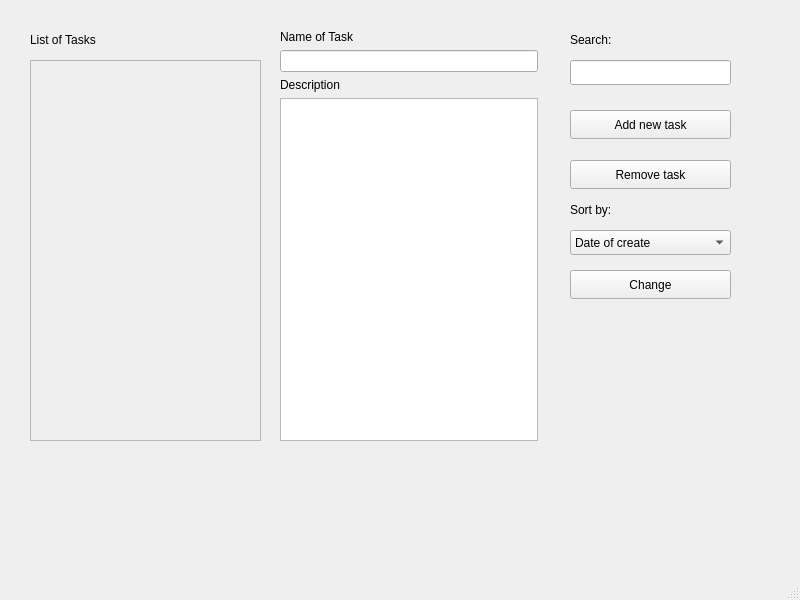
<?xml version="1.0" encoding="UTF-8"?>
<ui version="4.0">
 <class>MainWindow</class>
 <widget class="QMainWindow" name="MainWindow">
  <property name="geometry">
   <rect>
    <x>0</x>
    <y>0</y>
    <width>800</width>
    <height>600</height>
   </rect>
  </property>
  <property name="windowTitle">
   <string>MainWindow</string>
  </property>
  <widget class="QWidget" name="centralwidget">
   <widget class="QScrollArea" name="scrollArea">
    <property name="geometry">
     <rect>
      <x>30</x>
      <y>60</y>
      <width>231</width>
      <height>381</height>
     </rect>
    </property>
    <property name="widgetResizable">
     <bool>true</bool>
    </property>
    <widget class="QWidget" name="scrollAreaWidgetContents">
     <property name="geometry">
      <rect>
       <x>0</x>
       <y>0</y>
       <width>229</width>
       <height>379</height>
      </rect>
     </property>
    </widget>
   </widget>
   <widget class="QLabel" name="label_3">
    <property name="geometry">
     <rect>
      <x>30</x>
      <y>30</y>
      <width>141</width>
      <height>20</height>
     </rect>
    </property>
    <property name="text">
     <string>List of Tasks</string>
    </property>
   </widget>
   <widget class="QPushButton" name="AddNewTaskPushButton">
    <property name="geometry">
     <rect>
      <x>570</x>
      <y>110</y>
      <width>161</width>
      <height>29</height>
     </rect>
    </property>
    <property name="text">
     <string>Add new task</string>
    </property>
   </widget>
   <widget class="QPushButton" name="RemoveTaskPushButton">
    <property name="geometry">
     <rect>
      <x>570</x>
      <y>160</y>
      <width>161</width>
      <height>29</height>
     </rect>
    </property>
    <property name="text">
     <string>Remove task</string>
    </property>
   </widget>
   <widget class="QWidget" name="layoutWidget">
    <property name="geometry">
     <rect>
      <x>280</x>
      <y>30</y>
      <width>258</width>
      <height>411</height>
     </rect>
    </property>
    <layout class="QVBoxLayout" name="verticalLayout">
     <item>
      <widget class="QLabel" name="label">
       <property name="text">
        <string>Name of Task</string>
       </property>
      </widget>
     </item>
     <item>
      <widget class="QLineEdit" name="taskNameLineEdit"/>
     </item>
     <item>
      <widget class="QLabel" name="label_2">
       <property name="text">
        <string>Description</string>
       </property>
      </widget>
     </item>
     <item>
      <widget class="QTextEdit" name="taskDescriptionTextEdit"/>
     </item>
    </layout>
   </widget>
   <widget class="QComboBox" name="SortOptionComboBox">
    <property name="geometry">
     <rect>
      <x>570</x>
      <y>230</y>
      <width>161</width>
      <height>25</height>
     </rect>
    </property>
    <item>
     <property name="text">
      <string>Date of create</string>
     </property>
    </item>
    <item>
     <property name="text">
      <string>Priority</string>
     </property>
    </item>
   </widget>
   <widget class="QLabel" name="label_4">
    <property name="geometry">
     <rect>
      <x>570</x>
      <y>200</y>
      <width>63</width>
      <height>20</height>
     </rect>
    </property>
    <property name="text">
     <string>Sort by:</string>
    </property>
   </widget>
   <widget class="QPushButton" name="ChangePushButton">
    <property name="geometry">
     <rect>
      <x>570</x>
      <y>270</y>
      <width>161</width>
      <height>29</height>
     </rect>
    </property>
    <property name="text">
     <string>Change</string>
    </property>
   </widget>
   <widget class="QLineEdit" name="searchLineEdit">
    <property name="geometry">
     <rect>
      <x>570</x>
      <y>60</y>
      <width>161</width>
      <height>25</height>
     </rect>
    </property>
   </widget>
   <widget class="QLabel" name="label_5">
    <property name="geometry">
     <rect>
      <x>570</x>
      <y>30</y>
      <width>63</width>
      <height>20</height>
     </rect>
    </property>
    <property name="text">
     <string>Search:</string>
    </property>
   </widget>
  </widget>
  <widget class="QMenuBar" name="menubar">
   <property name="geometry">
    <rect>
     <x>0</x>
     <y>0</y>
     <width>800</width>
     <height>26</height>
    </rect>
   </property>
  </widget>
  <widget class="QStatusBar" name="statusbar"/>
 </widget>
 <resources/>
 <connections/>
</ui>
